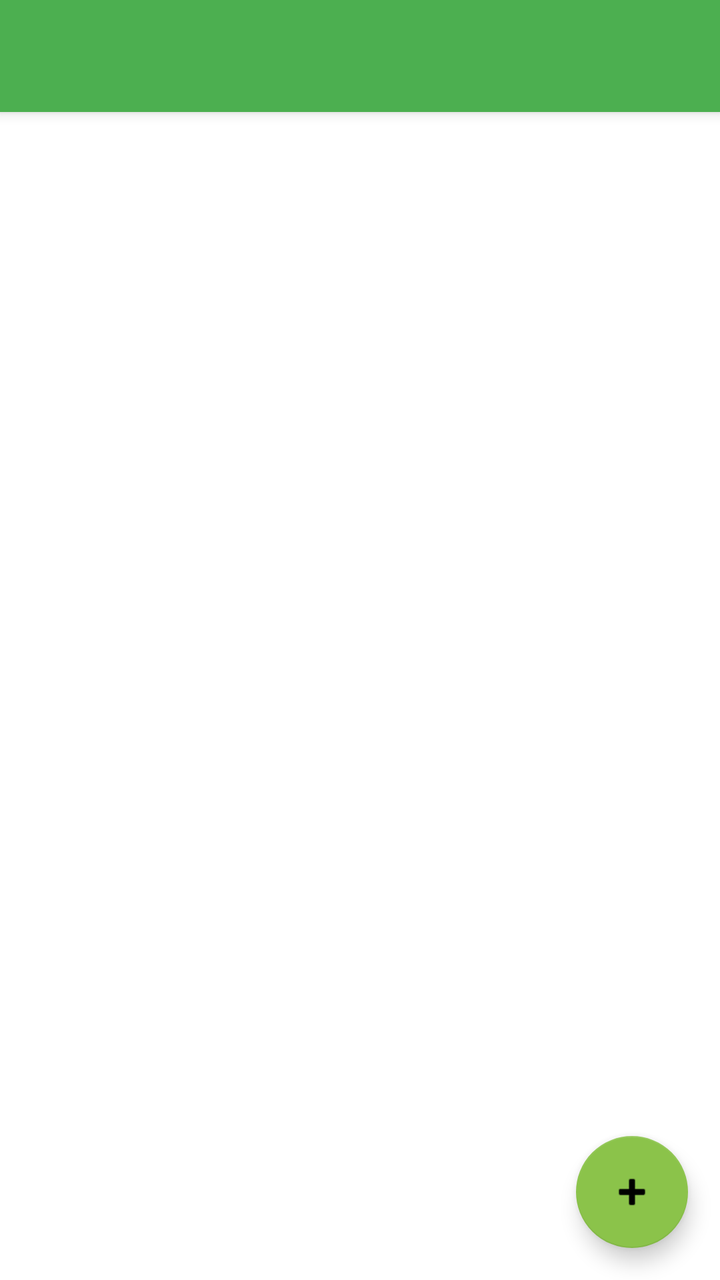
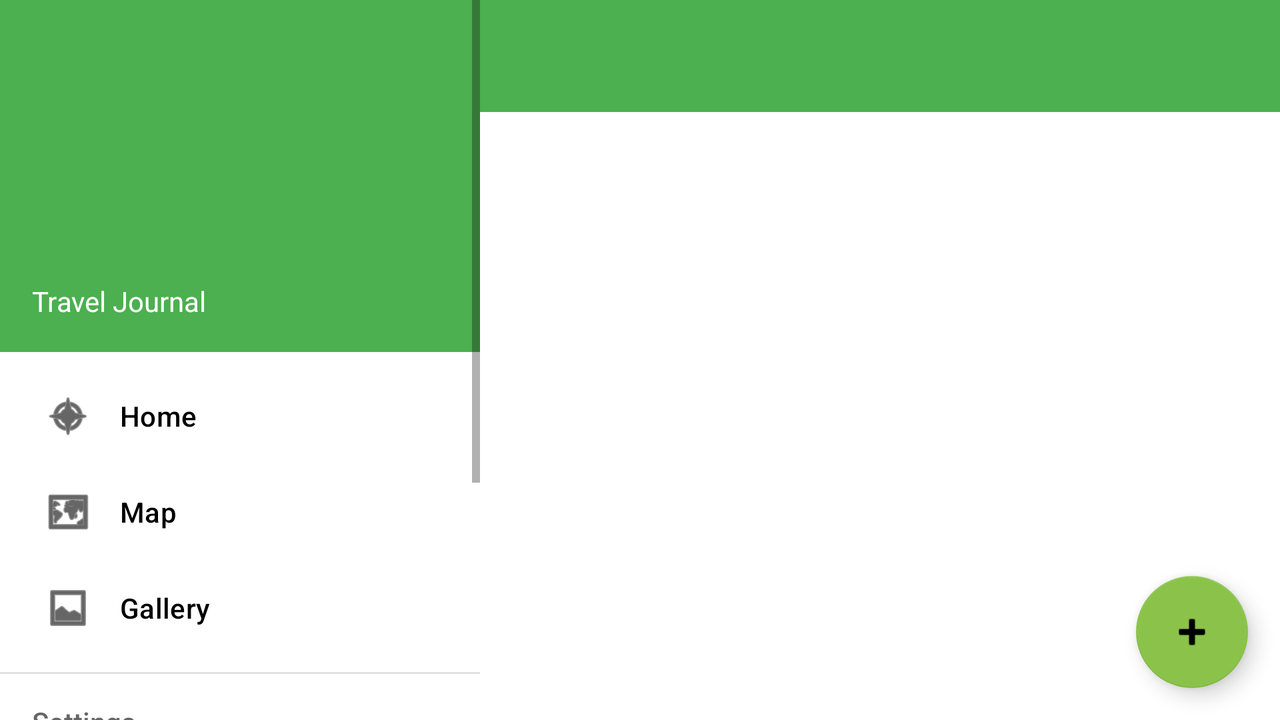

Compare how this app lays out the same screen by default and in its alternative resource folder. The renders come first, then the two layout files and the values they reference.
<!-- AndroidManifest.xml: application theme Theme.CarnetDeVoyage -->
<!-- res/layout/activity_main.xml -->
<?xml version="1.0" encoding="utf-8"?>
<androidx.drawerlayout.widget.DrawerLayout
    xmlns:android="http://schemas.android.com/apk/res/android"
    xmlns:app="http://schemas.android.com/apk/res-auto"
    xmlns:tools="http://schemas.android.com/tools"
    android:id="@+id/drawer_layout"
    android:layout_width="match_parent"
    android:layout_height="match_parent"
    android:fitsSystemWindows="true"
    tools:context="fr.android.carnetdevoyage.MainActivity">

    <androidx.coordinatorlayout.widget.CoordinatorLayout
        android:layout_width="match_parent"
        android:layout_height="match_parent">

        <com.google.android.material.appbar.AppBarLayout
            android:layout_width="match_parent"
            android:layout_height="wrap_content">

            <androidx.appcompat.widget.Toolbar
                android:id="@+id/toolbar"
                android:layout_width="match_parent"
                android:layout_height="?attr/actionBarSize"
                android:background="?attr/colorPrimary"
                app:popupTheme="@style/ThemeOverlay.AppCompat.Light" />

        </com.google.android.material.appbar.AppBarLayout>

        <FrameLayout
            android:id="@+id/fragment_container"
            android:layout_width="match_parent"
            android:layout_height="match_parent"
            app:layout_behavior="@string/appbar_scrolling_view_behavior" />

        <com.google.android.material.floatingactionbutton.FloatingActionButton
            android:id="@+id/fab_add"
            android:layout_width="wrap_content"
            android:layout_height="wrap_content"
            android:layout_gravity="bottom|end"
            android:layout_margin="16dp"
            android:src="@android:drawable/ic_input_add" />

    </androidx.coordinatorlayout.widget.CoordinatorLayout>

    <com.google.android.material.navigation.NavigationView
        android:id="@+id/nav_view"
        android:layout_width="wrap_content"
        android:layout_height="match_parent"
        android:layout_gravity="start"
        app:headerLayout="@layout/nav_header"
        app:menu="@menu/drawer_menu" />

</androidx.drawerlayout.widget.DrawerLayout>
<!-- res/layout/nav_header.xml (included above) -->
<?xml version="1.0" encoding="utf-8"?>
<LinearLayout xmlns:android="http://schemas.android.com/apk/res/android"
    android:layout_width="match_parent"
    android:layout_height="176dp"
    android:background="@color/colorPrimary"
    android:gravity="bottom"
    android:orientation="vertical"
    android:padding="16dp"
    android:theme="@style/ThemeOverlay.AppCompat.Dark">

    <ImageView
        android:layout_width="wrap_content"
        android:layout_height="wrap_content"
        android:src="@mipmap/ic_launcher_round" />

    <TextView
        android:layout_width="wrap_content"
        android:layout_height="wrap_content"
        android:paddingTop="8dp"
        android:text="@string/app_name"
        android:textAppearance="@style/TextAppearance.AppCompat.Body1" />

</LinearLayout>
<!-- resources referenced by this layout -->
<resources>
  <color name="colorPrimary">#4CAF50</color>
  <string name="app_name">Travel Journal</string>
  <style name="Theme.CarnetDeVoyage" parent="Theme.MaterialComponents.DayNight.DarkActionBar">
          
          <item name="colorPrimary">@color/colorPrimary</item>
          <item name="colorPrimaryVariant">@color/colorPrimaryDark</item>
          <item name="colorOnPrimary">@color/white</item>
          
          <item name="colorSecondary">@color/colorAccent</item>
          <item name="colorSecondaryVariant">@color/teal_700</item>
          <item name="colorOnSecondary">@color/black</item>
          
          <item name="android:statusBarColor">?attr/colorPrimaryVariant</item>
          
      </style>
  <color name="colorPrimaryDark">#388E3C</color>
  <color name="white">#FFFFFFFF</color>
  <color name="colorAccent">#8BC34A</color>
  <color name="teal_700">#FF018786</color>
  <color name="black">#FF000000</color>
</resources>
<!-- res/layout-land/activity_main.xml (the repository's variant of the layout above) -->
<!-- drawn on the phone turned sideways -->
<?xml version="1.0" encoding="utf-8"?>
<androidx.drawerlayout.widget.DrawerLayout xmlns:android="http://schemas.android.com/apk/res/android"
    xmlns:tools="http://schemas.android.com/tools"
    xmlns:app="http://schemas.android.com/apk/res-auto"
    android:id="@+id/drawer_layout"
    android:layout_width="match_parent"
    android:layout_height="match_parent"
    tools:context=".MainActivity">

    
    <LinearLayout
        android:layout_width="match_parent"
        android:layout_height="match_parent"
        android:orientation="horizontal">

        
        <com.google.android.material.navigation.NavigationView
            android:id="@+id/nav_view"
            android:layout_width="240dp"
            android:layout_height="match_parent"
            android:layout_gravity="start"
            android:background="?android:attr/windowBackground"
            app:headerLayout="@layout/nav_header"
            app:menu="@menu/drawer_menu" />

        
        <LinearLayout
            android:layout_width="0dp"
            android:layout_height="match_parent"
            android:layout_weight="1"
            android:orientation="vertical">

            <androidx.appcompat.widget.Toolbar
                android:id="@+id/toolbar"
                android:layout_width="match_parent"
                android:layout_height="?attr/actionBarSize"
                android:background="?attr/colorPrimary"
                android:theme="@style/ThemeOverlay.AppCompat.Dark.ActionBar" />

            <FrameLayout
                android:id="@+id/fragment_container"
                android:layout_width="match_parent"
                android:layout_height="wrap_content"
                android:layout_weight="1" />

            <com.google.android.material.floatingactionbutton.FloatingActionButton
                android:id="@+id/fab_add"
                android:layout_width="wrap_content"
                android:layout_height="wrap_content"
                android:layout_gravity="end|bottom"
                android:layout_margin="16dp"
                android:src="@android:drawable/ic_input_add"
                android:contentDescription="@string/add_entry" />
        </LinearLayout>
    </LinearLayout>
</androidx.drawerlayout.widget.DrawerLayout>
<!-- resources referenced by the variant -->
<!-- as the phone turned sideways resolves them -->
<resources>
  <color name="colorPrimary">#4CAF50</color>
  <string name="add_entry">Add Entry</string>
  <string name="app_name">Travel Journal</string>
  <style name="Theme.CarnetDeVoyage" parent="Theme.MaterialComponents.DayNight.DarkActionBar">
          
          <item name="colorPrimary">@color/colorPrimary</item>
          <item name="colorPrimaryVariant">@color/colorPrimaryDark</item>
          <item name="colorOnPrimary">@color/white</item>
          
          <item name="colorSecondary">@color/colorAccent</item>
          <item name="colorSecondaryVariant">@color/teal_700</item>
          <item name="colorOnSecondary">@color/black</item>
          
          <item name="android:statusBarColor">?attr/colorPrimaryVariant</item>
          
      </style>
  <color name="colorPrimaryDark">#388E3C</color>
  <color name="white">#FFFFFFFF</color>
  <color name="colorAccent">#8BC34A</color>
  <color name="teal_700">#FF018786</color>
  <color name="black">#FF000000</color>
</resources>
